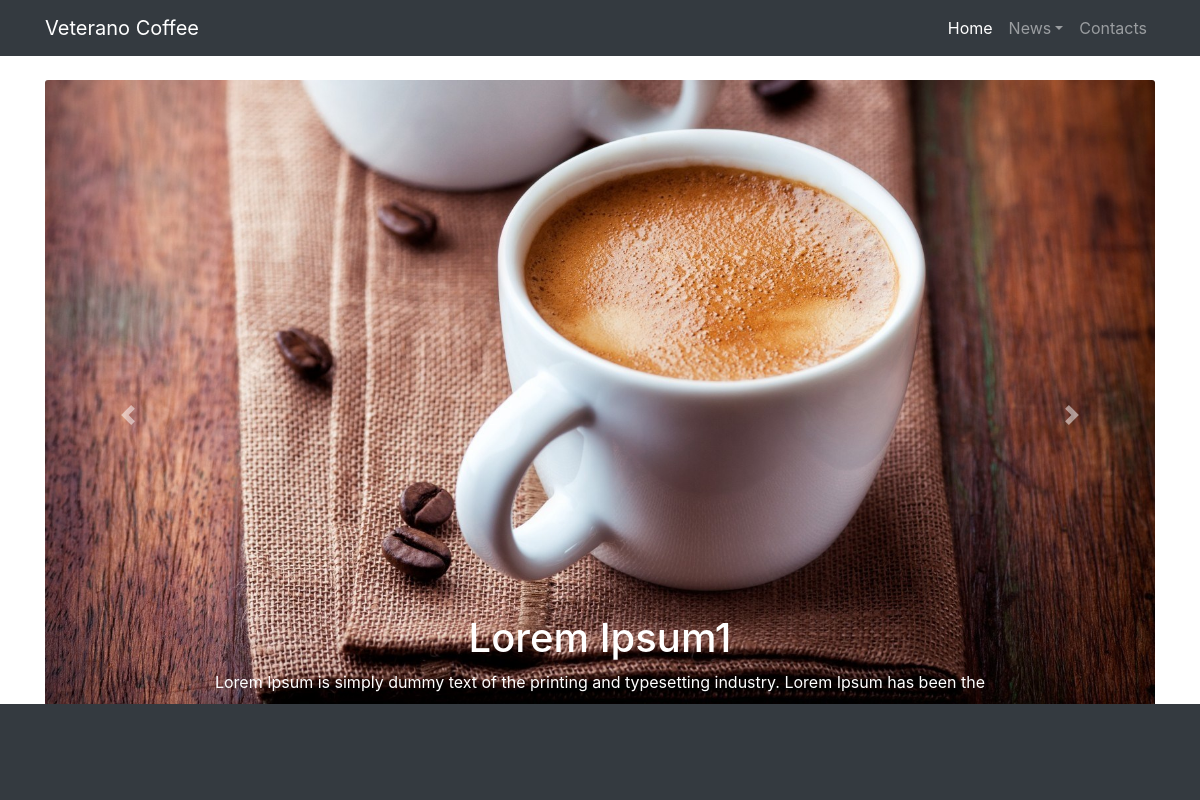
The app's page /, older data.
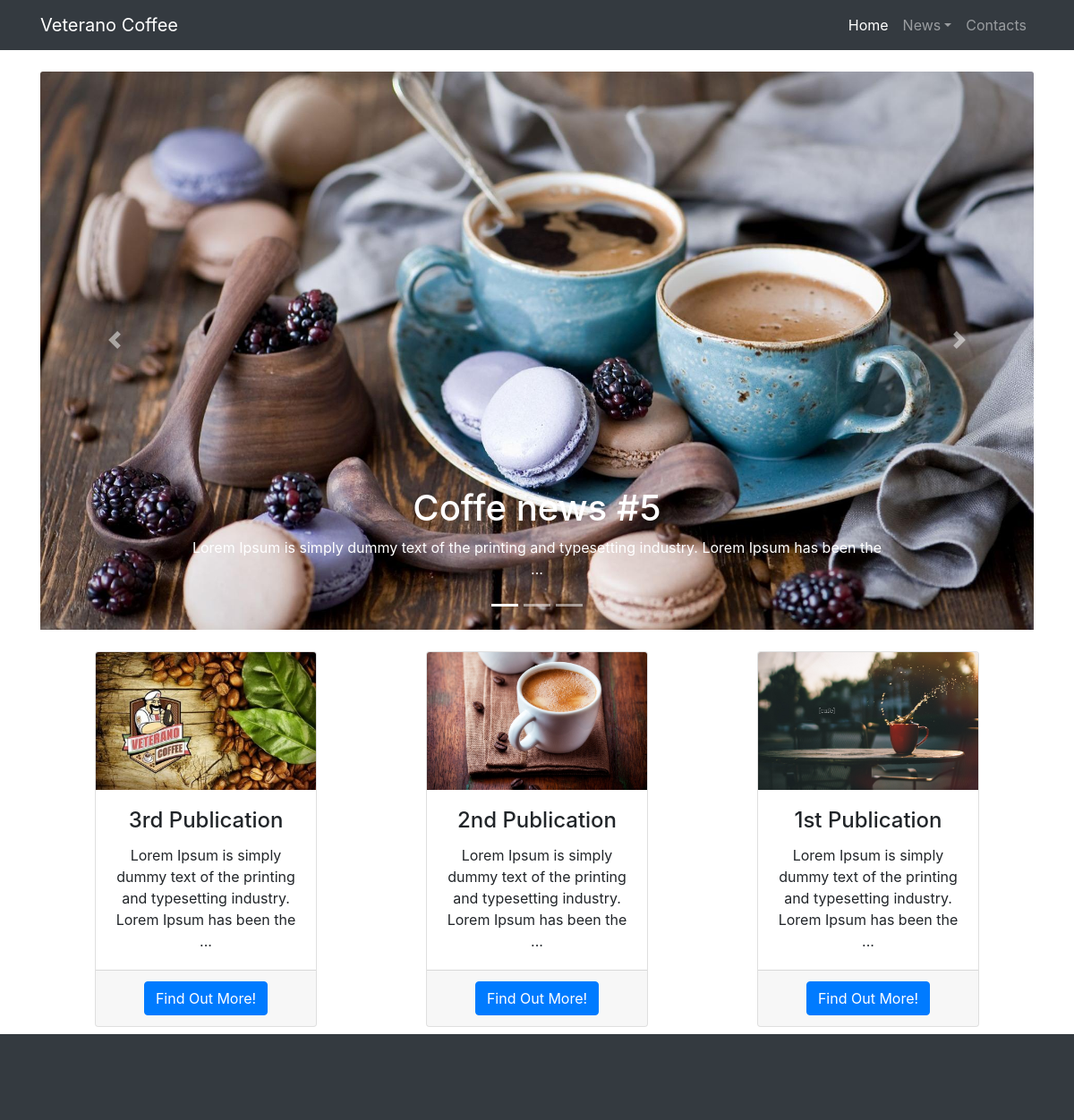
The same page, newer data.
### coffee_shop/models.py (models this page shows, shortened)
class News(models.Model):
    title = models.CharField(max_length=255)
    pub_date = models.DateTimeField(auto_now=True)
    body = models.TextField()
    image = models.ImageField(upload_to='news_images/')
    def summary(self):
        return self.body[:100] + '...'

class Publication(models.Model):
    title = models.CharField(max_length=255)
    pub_date = models.DateTimeField(auto_now=True)
    body = models.TextField()
    image = models.ImageField(upload_to='publication_images/')
    def summary(self):
        return self.body[:100] + '...'

### coffee_shop/views.py (the view)
# urls.py: path('', HomeView.as_view(), name = 'home'),
class HomeView(TemplateView):
    template_name = 'home.html'
    def get_context_data(self, **kwargs):
        context = super().get_context_data(**kwargs)
        context['news_list'] = News.objects.all().order_by('-pub_date')[:3]
        context['publications_list'] = Publication.objects.all().order_by('-pub_date')[:5]
        return context

### coffee_shop/templates/home.html
{% extends "base.html" %}
{% block content %}
{% include "carousel_include.html" %}
<br>
{% include "publications.html" %}
{% endblock content %}

### coffee_shop/templates/carousel_include.html (shortened to what this page needs)
<div id="carouselExampleIndicators" class="carousel slide" data-ride="carousel">
<ol class="carousel-indicators">
    <li data-target="#carouselExampleIndicators" data-slide-to="0" class="active"></li>
    <li data-target="#carouselExampleIndicators" data-slide-to="1"></li>
    <li data-target="#carouselExampleIndicators" data-slide-to="2"></li>
</ol>
<br>
<div class="carousel-inner">
    {% for item in news_list %}
        {% if forloop.first %}
            <div class="carousel-item active">
                <a href="{% url 'detail_news' item.id %}">
                    <img class="card-img-top" src="{{ item.image.url }}" alt="">
                    <div class="carousel-caption d-none d-md-block">
                        <h1>{{ item.title }}</h1>
                        <p>{{ item.summary }}</p>
                    </div>
                </a>
            </div>
        {% endif %}
    {% endfor %}
</div>
    <a class="carousel-control-prev" href="#carouselExampleIndicators" role="button" data-slide="prev">
        <span class="carousel-control-prev-icon" aria-hidden="true"></span>
    </a>
    <a class="carousel-control-next" href="#carouselExampleIndicators" role="button" data-slide="next">
        <span class="carousel-control-next-icon" aria-hidden="true"></span>
    </a>
</div>

### coffee_shop/templates/publications.html (shortened to what this page needs)
{% extends "base.html" %}
{% block content %}
    <div class="row text-center d-flex justify-content-around">
        {% for publication in publications_list %}
            <div class="col-lg-3 col-md-6 mb-4">
                <div class="card">
                    <img class="card-img-top" src="{{ publication.image.url }}" alt="">
                    <div class="card-body">
                        <h4 class="card-title">{{ publication.title }}</h4>
                        <p class="card-text">{{ publication.summary }}</p>
                    </div>
                    <div class="card-footer">
                        <a href="{% url 'detail_publication' publication.id %}" class="btn btn-primary">Find Out More!</a>
                    </div>
                </div>
            </div>
        {% endfor %}
    </div>
{% endblock content %}

Row changes from the older to the newer data that the page shows:
no longer on this page (row edited): News: image (picture), title "Lorem Ipsum1", summary "Lorem Ipsum is simply dummy text of the printing and typesetting industry. Lorem Ipsum has been the…"
added News: image (picture), title "Coffe news #5", summary "Lorem Ipsum is simply dummy text of the printing and typesetting industry. Lorem Ipsum has been the ..."
added Publication: image (picture), title "3rd Publication", summary "Lorem Ipsum is simply dummy text of the printing and typesetting industry. Lorem Ipsum has been the ..."
added Publication: image (picture), title "2nd Publication", summary "Lorem Ipsum is simply dummy text of the printing and typesetting industry. Lorem Ipsum has been the ..."
added Publication: image (picture), title "1st Publication", summary "Lorem Ipsum is simply dummy text of the printing and typesetting industry. Lorem Ipsum has been the ..."
